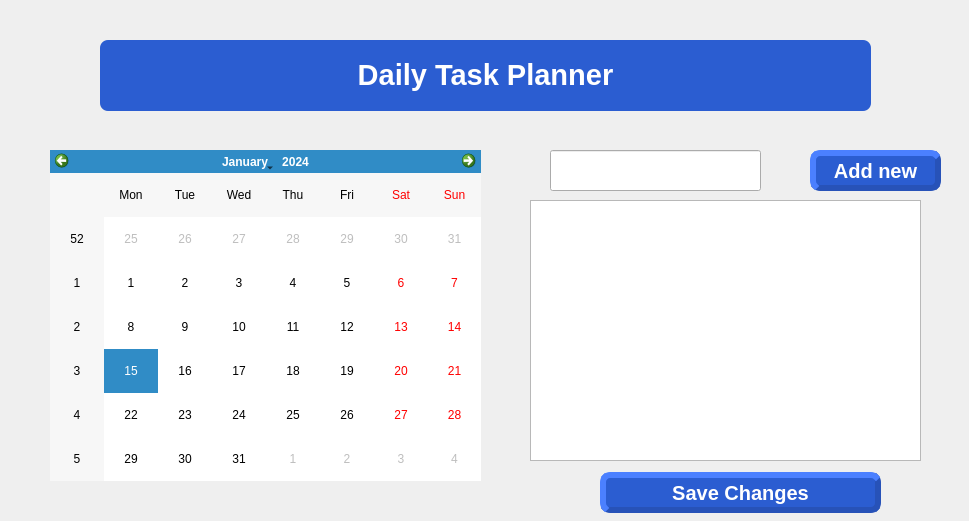
<?xml version="1.0" encoding="UTF-8"?>
<ui version="4.0">
 <class>Form</class>
 <widget class="QWidget" name="Form">
  <property name="geometry">
   <rect>
    <x>0</x>
    <y>0</y>
    <width>969</width>
    <height>521</height>
   </rect>
  </property>
  <property name="windowTitle">
   <string>Form</string>
  </property>
  <widget class="QLabel" name="label">
   <property name="geometry">
    <rect>
     <x>100</x>
     <y>40</y>
     <width>771</width>
     <height>71</height>
    </rect>
   </property>
   <property name="styleSheet">
    <string notr="true">font-size:24pt;
background: #2B5DD1;
color:white;
border-radius:8px;</string>
   </property>
   <property name="text">
    <string>&lt;html&gt;&lt;head/&gt;&lt;body&gt;&lt;p align=&quot;center&quot;&gt;&lt;span style=&quot; font-size:22pt; font-weight:600;&quot;&gt;Daily Task Planner&lt;/span&gt;&lt;/p&gt;&lt;/body&gt;&lt;/html&gt;</string>
   </property>
  </widget>
  <widget class="QCalendarWidget" name="calendarWidget">
   <property name="geometry">
    <rect>
     <x>50</x>
     <y>150</y>
     <width>431</width>
     <height>331</height>
    </rect>
   </property>
  </widget>
  <widget class="QLineEdit" name="taskLineEdit">
   <property name="geometry">
    <rect>
     <x>550</x>
     <y>150</y>
     <width>211</width>
     <height>41</height>
    </rect>
   </property>
  </widget>
  <widget class="QListWidget" name="tasksListWidget">
   <property name="geometry">
    <rect>
     <x>530</x>
     <y>200</y>
     <width>391</width>
     <height>261</height>
    </rect>
   </property>
  </widget>
  <widget class="QPushButton" name="addButton">
   <property name="geometry">
    <rect>
     <x>810</x>
     <y>150</y>
     <width>131</width>
     <height>41</height>
    </rect>
   </property>
   <property name="styleSheet">
    <string notr="true">QPushButton {
    background-color: #2B5DD1;
    color: #FFFFFF;
    border-style: outset;
    padding: 2px;
    font: bold 20px;
    border-width: 6px;
    border-radius: 10px;
    border-color: #2752B8;
}
QPushButton:hover {
    background-color: #A52A2A;
}</string>
   </property>
   <property name="text">
    <string>Add new</string>
   </property>
  </widget>
  <widget class="QPushButton" name="saveButton">
   <property name="geometry">
    <rect>
     <x>600</x>
     <y>472</y>
     <width>281</width>
     <height>41</height>
    </rect>
   </property>
   <property name="styleSheet">
    <string notr="true">QPushButton {
    background-color: #2B5DD1;
    color: #FFFFFF;
    border-style: outset;
    padding: 2px;
    font: bold 20px;
    border-width: 6px;
    border-radius: 10px;
    border-color: #2752B8;
}
QPushButton:hover {
    background-color: #A52A2A;
}</string>
   </property>
   <property name="text">
    <string>Save Changes</string>
   </property>
  </widget>
 </widget>
 <resources/>
 <connections/>
</ui>
